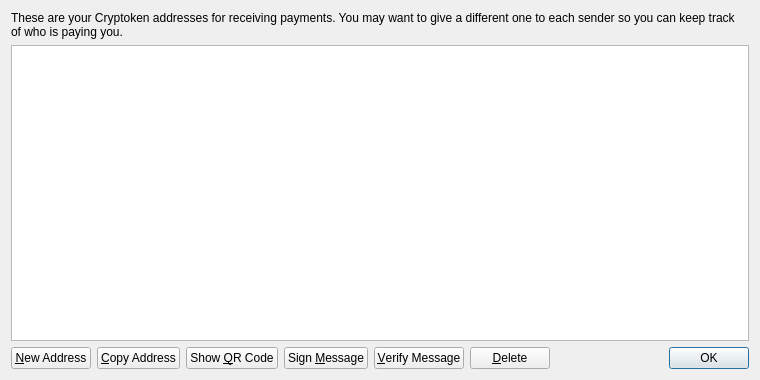
<?xml version="1.0" encoding="UTF-8"?>
<ui version="4.0">
 <class>AddressBookPage</class>
 <widget class="QWidget" name="AddressBookPage">
  <property name="geometry">
   <rect>
    <x>0</x>
    <y>0</y>
    <width>760</width>
    <height>380</height>
   </rect>
  </property>
  <property name="windowTitle">
   <string>Address Book</string>
  </property>
  <property name="styleSheet">
   <string notr="true">QListView { background: transparent; }</string>
  </property>
  <layout class="QVBoxLayout" name="verticalLayout">
   <item>
    <widget class="QLabel" name="labelExplanation">
     <property name="text">
      <string>These are your Cryptoken addresses for receiving payments. You may want to give a different one to each sender so you can keep track of who is paying you.</string>
     </property>
     <property name="textFormat">
      <enum>Qt::PlainText</enum>
     </property>
     <property name="wordWrap">
      <bool>true</bool>
     </property>
    </widget>
   </item>
   <item>
    <widget class="QTableView" name="tableView">
     <property name="contextMenuPolicy">
      <enum>Qt::CustomContextMenu</enum>
     </property>
     <property name="toolTip">
      <string>Double-click to edit address or label</string>
     </property>
     <property name="styleSheet">
      <string notr="true">QListView { background: transparent; }</string>
     </property>
     <property name="tabKeyNavigation">
      <bool>false</bool>
     </property>
     <property name="alternatingRowColors">
      <bool>true</bool>
     </property>
     <property name="selectionMode">
      <enum>QAbstractItemView::SingleSelection</enum>
     </property>
     <property name="selectionBehavior">
      <enum>QAbstractItemView::SelectRows</enum>
     </property>
     <property name="sortingEnabled">
      <bool>true</bool>
     </property>
     <attribute name="verticalHeaderVisible">
      <bool>false</bool>
     </attribute>
    </widget>
   </item>
   <item>
    <layout class="QHBoxLayout" name="horizontalLayout">
     <item>
      <widget class="QPushButton" name="newAddressButton">
       <property name="toolTip">
        <string>Create a new address</string>
       </property>
       <property name="text">
        <string>&amp;New Address</string>
       </property>
       <property name="icon">
        <iconset resource="../bitcoin.qrc">
         <normaloff>:/icons/add</normaloff>:/icons/add</iconset>
       </property>
      </widget>
     </item>
     <item>
      <widget class="QPushButton" name="copyToClipboard">
       <property name="toolTip">
        <string>Copy the currently selected address to the system clipboard</string>
       </property>
       <property name="text">
        <string>&amp;Copy Address</string>
       </property>
       <property name="icon">
        <iconset resource="../bitcoin.qrc">
         <normaloff>:/icons/editcopy</normaloff>:/icons/editcopy</iconset>
       </property>
      </widget>
     </item>
     <item>
      <widget class="QPushButton" name="showQRCode">
       <property name="text">
        <string>Show &amp;QR Code</string>
       </property>
       <property name="icon">
        <iconset resource="../bitcoin.qrc">
         <normaloff>:/icons/qrcode</normaloff>:/icons/qrcode</iconset>
       </property>
      </widget>
     </item>
     <item>
      <widget class="QPushButton" name="signMessage">
       <property name="toolTip">
        <string>Sign a message to prove you own a Cryptoken address</string>
       </property>
       <property name="text">
        <string>Sign &amp;Message</string>
       </property>
       <property name="icon">
        <iconset resource="../bitcoin.qrc">
         <normaloff>:/icons/edit</normaloff>:/icons/edit</iconset>
       </property>
      </widget>
     </item>
     <item>
      <widget class="QPushButton" name="verifyMessage">
       <property name="toolTip">
        <string>Verify a message to ensure it was signed with a specified Cryptoken address</string>
       </property>
       <property name="text">
        <string>&amp;Verify Message</string>
       </property>
       <property name="icon">
        <iconset resource="../bitcoin.qrc">
         <normaloff>:/icons/transaction_0</normaloff>:/icons/transaction_0</iconset>
       </property>
      </widget>
     </item>
     <item>
      <widget class="QPushButton" name="deleteButton">
       <property name="toolTip">
        <string>Delete the currently selected address from the list</string>
       </property>
       <property name="text">
        <string>&amp;Delete</string>
       </property>
       <property name="icon">
        <iconset resource="../bitcoin.qrc">
         <normaloff>:/icons/remove</normaloff>:/icons/remove</iconset>
       </property>
      </widget>
     </item>
     <item>
      <spacer name="horizontalSpacer">
       <property name="orientation">
        <enum>Qt::Horizontal</enum>
       </property>
       <property name="sizeHint" stdset="0">
        <size>
         <width>40</width>
         <height>20</height>
        </size>
       </property>
      </spacer>
     </item>
     <item>
      <widget class="QDialogButtonBox" name="buttonBox">
       <property name="sizePolicy">
        <sizepolicy hsizetype="Maximum" vsizetype="Fixed">
         <horstretch>0</horstretch>
         <verstretch>0</verstretch>
        </sizepolicy>
       </property>
       <property name="standardButtons">
        <set>QDialogButtonBox::Ok</set>
       </property>
      </widget>
     </item>
    </layout>
   </item>
  </layout>
 </widget>
 <resources>
  <include location="../bitcoin.qrc"/>
 </resources>
 <connections/>
</ui>
